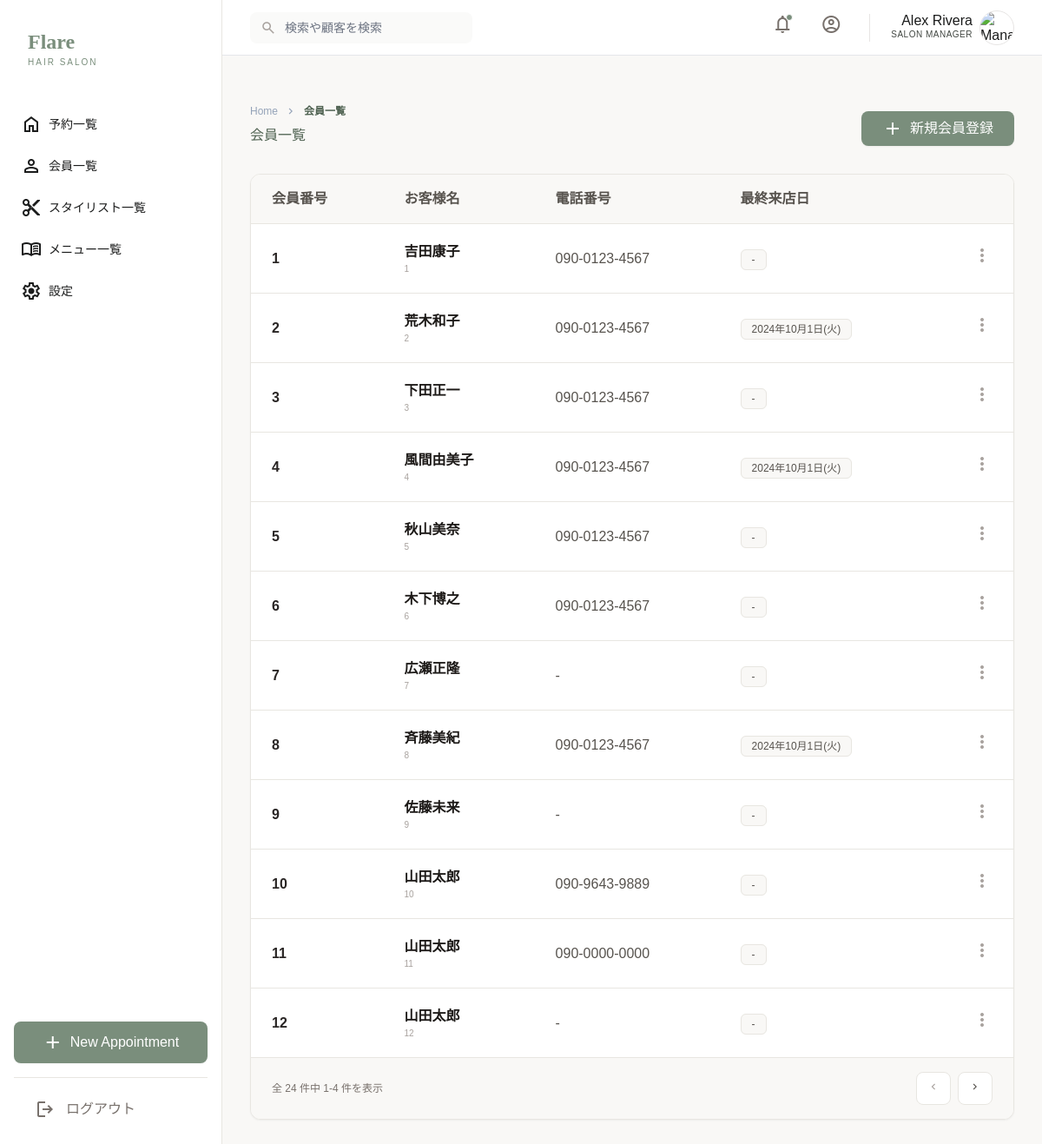
Page /customers on the committed database.
### app/models.py (models this page shows)
class Customers(db.Model):
    __tablename__ = 'customers'
    customer_id = db.Column(
        db.Integer,
        nullable=False,
        primary_key=True,
        autoincrement=True # 自動採番一応明示
    )
    reservations = db.relationship(
        'Reservations',
        back_populates='customer',
        cascade='all, delete-orphan'
    )
    full_name = db.Column(db.String(30), nullable=False)
    phone_number = db.Column(db.String(15), nullable=True)
    email = db.Column(db.String(40), nullable=True)
    first_visit_date = db.Column(db.DateTime, nullable=True)

### app/customers/routes.py (the view)
@customers_bp.route('/customers', methods=['GET'])
def customers_index():
    customers = Customers.query.all()
    for c in customers:
        last_reservation = (
            Reservations.query
            .filter_by(customer_id=c.customer_id)
            .order_by(Reservations.reservation_date.desc())
            .first()
        )
        c.last_visit_date = last_reservation.reservation_date if last_reservation else None
    return render_template(
        'customers/index.html',
        customers=customers,
        page_title='会員一覧',
        breadcrumb_items=[
            {"label": "会員一覧"}
        ]
    )

### app/filters.py (called while the page is built)
def date_jp_full(value):
    if not value:
        return '-'
    return f"{value.year}年{value.month}月{value.day}日({WEEKDAYS[value.weekday()]})"

def phone(value):
    if not value:
        return '-'
    value = value.replace('-', '')
    if len(value) == 11:
        return f"{value[:3]}-{value[3:7]}-{value[7:]}"
    elif len(value) == 10:
        return f"{value[:2]}-{value[2:6]}-{value[6:]}"
    return value

### app/templates/customers/index.html (shortened to what this page needs)
{% extends "layout/app_shell.html" %}
{% from "components/content_header.html" import render as header %}
{% block content %}
{% call header(
page_title=page_title,
sub_title=sub_title,
breadcrumb_items=breadcrumb_items
) %}
<a href="{{ url_for('customers.customers_new') }}"
    class="px-6 py-2 bg-[#7A8E7C] text-white rounded-lg font-button hover:opacity-90 transition-opacity flex items-center gap-2 shadow-sm">
    <span class="material-symbols-outlined" data-icon="add">add</span>
    新規会員登録
</a>
{% endcall %}
<div class="bg-white border border-[#E8E6E1] rounded-xl shadow-sm overflow-hidden">
    <div class="overflow-x-auto">
        <table class="w-full text-left border-collapse">
            <thead>
                <tr class="bg-[#F9F8F6] border-b border-[#E8E6E1]">
                    <th class="px-6 py-4 font-button text-button text-stone-600">会員番号</th>
                    <th class="px-6 py-4 font-button text-button text-stone-600">お客様名</th>
                    <th class="px-6 py-4 font-button text-button text-stone-600">電話番号</th>
                    <th class="px-6 py-4 font-button text-button text-stone-600">最終来店日</th>
                    <th class="px-6 py-4 font-button text-button text-stone-600"></th>
                </tr>
            </thead>
            <tbody class="divide-y divide-[#E8E6E1]">
                {% for customer in customers %}
                <tr class="cursor-pointer hover:bg-[#F9F8F6]"
                    data-href="{{ url_for('customers.customers_detail', customer_id=customer.customer_id) }}">
                    <td class=" px-6 py-5">
                        <span class="text-stone-800 font-bold">
                            {{ customer.customer_id }}
                        </span>
                    </td>
                    <td class="px-6 py-5">
                        <div class="flex items-center gap-3">
                            <div>
                                <p class="text-stone-900 font-semibold">{{ customer.full_name }}</p>
                                <p class="text-[10px] text-stone-400">{{ customer.customer_id }}</p>
                            </div>
                        </div>
                    </td>
                    <td class="px-6 py-5 text-stone-600">{{customer.phone_number | phone }}</td>
                    <td class="px-6 py-5">
                        <span class="bg-[#F9F8F6] text-stone-600 px-3 py-1 rounded-md text-xs border border-[#E8E6E1]">
                            {% if customer.last_visit_date %}
                            {{ customer.last_visit_date | date_jp_full }}
                            {% else %}
                            -
                            {% endif %}
                        </span>
                    </td>
                    <td class="px-6 py-5 text-right align-middle">
                        <button class="text-stone-400 hover:text-stone-800 transition-colors">
                            <span class="material-symbols-outlined" data-icon="more_vert">more_vert</span>
                        </button>
                    </td>
                </tr>
                {% endfor %}
            </tbody>
        </table>
    </div>
    <div class="px-6 py-4 bg-[#F9F8F6] border-t border-[#E8E6E1] flex items-center justify-between">
        <p class="text-xs text-stone-500">全 24 件中 1-4 件を表示</p>
        <div class="flex items-center gap-2">
            <button class="px-3 py-1.5 border border-[#E8E6E1] rounded bg-white text-stone-400 cursor-not-allowed">
                <span class="material-symbols-outlined text-sm" data-icon="navigate_before">navigate_before</span>
            </button>
            <button class="px-3 py-1.5 border border-[#E8E6E1] rounded bg-white text-stone-600 hover:bg-stone-50">
                <span class="material-symbols-outlined text-sm" data-icon="navigate_next">navigate_next</span>
            </button>
        </div>
    </div>
</div>
{% endblock %}

### app/templates/layout/app_shell.html (shortened to what this page needs)
{% extends "layout/base.html" %}
{% block body %}
{% include "components/sidebar.html" %}
{% include "components/header.html" %}
<main class="pl-64 pt-16 min-h-screen">
    <div class="p-8 max-w-7xl mx-auto">
        {% block content %}{% endblock %}
    </div>
</main>
{% endblock %}

### app/templates/components/content_header.html (shortened to what this page needs)
{% macro render(page_title, sub_title=None, breadcrumb_items=None) %}
{% from "components/breadcrumb.html" import render as breadcrumb %}
<div class="pt-0 pb-0 px-0">
    <div class="flex justify-between items-end mb-0">
        <div class="flex justify-between items-end mb-8 w-full">
            <div>
                {% if breadcrumb %}
                {{ breadcrumb(breadcrumb_items) }}
                {% endif %}
                <h2 class="font-headline-lg text-primary">
                    {{ page_title }}
                </h2>
            </div>
            <div class="flex gap-3">
                {{ caller() if caller else '' }}
            </div>
        </div>
    </div>
</div>
{% endmacro%}

### app/templates/layout/base.html (shortened to what this page needs)
<!DOCTYPE html>
<html lang="ja">
<head>
    <script src="https://cdn.tailwindcss.com?plugins=forms,container-queries"></script>
    <link rel="stylesheet" href="https://cdn.jsdelivr.net/npm/flatpickr/dist/flatpickr.min.css">
</head>
<body class="font-body-md text-on-surface antialiased bg-[#F9F8F6]">
    {% block body %}{% endblock %}
</body>
</html>

### app/templates/components/sidebar.html
<nav class="fixed left-0 top-0 h-screen w-64 z-50 border-r border-[#E8E6E1] bg-white flex flex-col py-8">
    <div class="px-8 mb-10">
        <a href="{{ url_for('dashboard.index')}}">
            <h1 class="text-2xl font-serif font-black text-[#7A8E7C]">Flare</h1>
            <p class="text-[10px] tracking-[0.2em] text-[#7A8E7C]">HAIR SALON</p>
        </a>
    </div>
    <div class="flex-grow flex flex-col text-sm">
        <a href="{{ url_for('reservations.reservations_index') }}"
            class="flex items-center gap-2 py-3 px-6 hover:bg-gray-100">
            <span class="material-symbols-outlined">home</span>
            予約一覧
        </a>
        <a href="{{ url_for('customers.customers_index') }}"
            class="flex items-center gap-2 py-3 px-6 hover:bg-gray-100">
            <span class="material-symbols-outlined">person</span>
            会員一覧
        </a>
        <a href="{{ url_for('stylists.stylists_index') }}" class="flex items-center gap-2 py-3 px-6 hover:bg-gray-100">
            <span class="material-symbols-outlined">content_cut</span>
            スタイリスト一覧
        </a>
        <a href="{{ url_for('menus.menus_index') }}" class="flex items-center gap-2 py-3 px-6 hover:bg-gray-100">
            <span class="material-symbols-outlined">menu_book</span>
            メニュー一覧
        </a>
        <a href="#" class="flex items-center gap-2 py-3 px-6 hover:bg-gray-100">
            <span class="material-symbols-outlined">settings</span>
            設定
        </a>
    </div>
    <div class="mt-auto px-4 space-y-4">
        <a href="{{ url_for('reservations.reservations_create') }}"
            class="w-full py-3 bg-[#7A8E7C] text-[#fff] text-on-primary rounded-lg font-button flex items-center justify-center space-x-2 shadow-sm hover:opacity-90 transition-opacity">
            <span class="material-symbols-outlined" data-icon="add">add</span>
            <span>New Appointment</span>
        </a>
        <div class="px-6 pt-6 border-t border-[#E8E6E1] mt-auto">
            <a href="{{ url_for('auth.logout') }}"
                class="flex items-center gap-3 py-0 text-stone-500 hover:text-[#7A8E7C] transition-all duration-300">
                <span class="material-symbols-outlined">logout</span>
                <span>ログアウト</span>
            </a>
        </div>
    </div>
</nav>

### app/templates/components/header.html (shortened to what this page needs)
<header class="fixed top-0 left-64 right-0 h-16 bg-white border-b flex items-center justify-between px-8 z-50">
    <div class="flex items-center gap-6">
        <div class="relative w-64">
            <span class="material-symbols-outlined absolute left-3 top-1/2 -translate-y-1/2 text-stone-400 text-lg"
                data-icon="search">search</span>
            <input
                class="w-full pl-10 pr-4 py-2 bg-stone-50 border-none rounded-lg text-sm focus:ring-1 focus:ring-[#7A8E7C]"
                placeholder="検索や顧客を検索" type="text" />
        </div>
    </div>
    <div class="flex items-center gap-4">
        <button class="p-2 text-stone-500 hover:bg-stone-50 rounded-full transition-colors relative">
            <span class="material-symbols-outlined" data-icon="notifications">notifications</span>
            <span class="absolute top-2 right-2 w-2 h-2 bg-[#7A8E7C] rounded-full border border-white"></span>
        </button>
        <div class="relative group">
            <button class="p-2 text-stone-500 hover:bg-stone-50 rounded-full transition-colors relative">
                <span class="material-symbols-outlined text-stone-500">account_circle</span>
            </button>
        </div>
        <div class="flex items-center space-x-2">
            <span class="text-right hidden lg:block">
                <p class="font-button text-button leading-none text-on-surface">Alex Rivera</p>
                <p class="text-[10px] uppercase tracking-wider text-on-surface-variant">Salon Manager</p>
            </span>
            <img alt="Manager Profile" class="h-10 w-10 rounded-full object-cover border border-stone-200"
                data-alt="professional male salon manager headshot with warm lighting and a soft neutral background"
                src="" />
        </div>
    </div>
</header>

### app/templates/components/breadcrumb.html
{% macro render(items) %}
<nav class="flex items-center gap-2 text-slate-400 text-xs mb-2">
    <a href="{{ url_for('dashboard.index') }}" class="hover:text-primary cursor-pointer">Home</a>
    {% for item in items %}
    <span class="material-symbols-outlined text-[14px]">chevron_right</span>
    {% if item.url %}
    <a href="{{ item.url }}" class="hover:text-primary">
        {{ item.label }}
    </a>
    {% else %}
    <span class="text-primary font-bold">{{ item.label }}</span>
    {% endif %}
    {% endfor %}
</nav>
{% endmacro %}

### app/templates/layout/base.html (style rules this page uses)
.material-symbols-outlined { font-variation-settings: 'FILL' 0, 'wght' 400, 'GRAD' 0, 'opsz' 24; }

### rows in the picture
Customers: customer_id "1", full_name "吉田康子", phone_number "090-0123-4567"
Customers: customer_id "2", full_name "荒木和子", phone_number "090-0123-4567", last_visit_date "2024年10月1日(火)"
Customers: customer_id "3", full_name "下田正一", phone_number "090-0123-4567"
Customers: customer_id "4", full_name "風間由美子", phone_number "090-0123-4567", last_visit_date "2024年10月1日(火)"
Customers: customer_id "5", full_name "秋山美奈", phone_number "090-0123-4567"
Customers: customer_id "6", full_name "木下博之", phone_number "090-0123-4567"
Customers: customer_id "7", full_name "広瀬正隆", phone_number "-"
Customers: customer_id "8", full_name "斉藤美紀", phone_number "090-0123-4567", last_visit_date "2024年10月1日(火)"
Customers: customer_id "9", full_name "佐藤未来", phone_number "-"
Customers: customer_id "10", full_name "山田太郎", phone_number "090-9643-9889"
Customers: customer_id "11", full_name "山田太郎", phone_number "090-0000-0000"
Customers: customer_id "12", full_name "山田太郎", phone_number "-"

### other values in the picture
{{ item.label }} "会員一覧"
{{ page_title }} "会員一覧"
